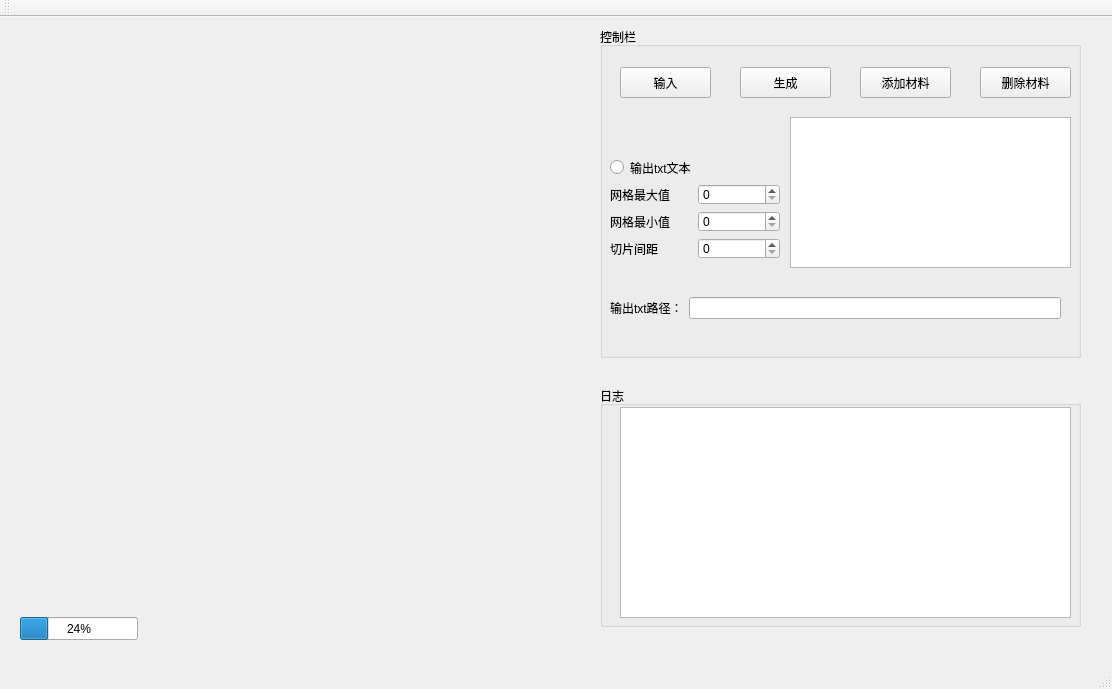
<?xml version="1.0" encoding="UTF-8"?>
<ui version="4.0">
 <class>MainWindow</class>
 <widget class="QMainWindow" name="MainWindow">
  <property name="geometry">
   <rect>
    <x>0</x>
    <y>0</y>
    <width>1112</width>
    <height>689</height>
   </rect>
  </property>
  <property name="windowTitle">
   <string>MainWindow</string>
  </property>
  <widget class="QWidget" name="centralwidget">
   <widget class="QTextBrowser" name="history_output">
    <property name="geometry">
     <rect>
      <x>620</x>
      <y>390</y>
      <width>451</width>
      <height>211</height>
     </rect>
    </property>
   </widget>
   <widget class="QWidget" name="layoutWidget">
    <property name="geometry">
     <rect>
      <x>610</x>
      <y>280</y>
      <width>451</width>
      <height>22</height>
     </rect>
    </property>
    <layout class="QHBoxLayout" name="horizontalLayout_4">
     <item>
      <widget class="QLabel" name="label">
       <property name="text">
        <string>输出txt路径：</string>
       </property>
      </widget>
     </item>
     <item>
      <widget class="QLineEdit" name="textpath"/>
     </item>
    </layout>
   </widget>
   <widget class="QGroupBox" name="groupBox">
    <property name="geometry">
     <rect>
      <x>600</x>
      <y>10</y>
      <width>481</width>
      <height>331</height>
     </rect>
    </property>
    <property name="title">
     <string>控制栏</string>
    </property>
    <widget class="QPushButton" name="deletButton">
     <property name="geometry">
      <rect>
       <x>380</x>
       <y>40</y>
       <width>91</width>
       <height>31</height>
      </rect>
     </property>
     <property name="text">
      <string>删除材料</string>
     </property>
    </widget>
    <widget class="QPushButton" name="InputButton">
     <property name="geometry">
      <rect>
       <x>260</x>
       <y>40</y>
       <width>91</width>
       <height>31</height>
      </rect>
     </property>
     <property name="text">
      <string>添加材料</string>
     </property>
    </widget>
    <widget class="QPushButton" name="pushButton_2">
     <property name="geometry">
      <rect>
       <x>140</x>
       <y>40</y>
       <width>91</width>
       <height>31</height>
      </rect>
     </property>
     <property name="text">
      <string>生成</string>
     </property>
    </widget>
    <widget class="QPushButton" name="input_picture">
     <property name="geometry">
      <rect>
       <x>20</x>
       <y>40</y>
       <width>91</width>
       <height>31</height>
      </rect>
     </property>
     <property name="text">
      <string>输入</string>
     </property>
    </widget>
    <widget class="QTableWidget" name="tableWidget">
     <property name="geometry">
      <rect>
       <x>190</x>
       <y>90</y>
       <width>281</width>
       <height>151</height>
      </rect>
     </property>
    </widget>
    <widget class="QWidget" name="layoutWidget">
     <property name="geometry">
      <rect>
       <x>10</x>
       <y>130</y>
       <width>170</width>
       <height>102</height>
      </rect>
     </property>
     <layout class="QVBoxLayout" name="verticalLayout">
      <item>
       <widget class="QRadioButton" name="output_text">
        <property name="text">
         <string>输出txt文本</string>
        </property>
       </widget>
      </item>
      <item>
       <layout class="QHBoxLayout" name="horizontalLayout">
        <item>
         <widget class="QLabel" name="label_2">
          <property name="text">
           <string>网格最大值</string>
          </property>
         </widget>
        </item>
        <item>
         <widget class="QSpinBox" name="spinBox"/>
        </item>
       </layout>
      </item>
      <item>
       <layout class="QHBoxLayout" name="horizontalLayout_2">
        <item>
         <widget class="QLabel" name="label_3">
          <property name="text">
           <string>网格最小值</string>
          </property>
         </widget>
        </item>
        <item>
         <widget class="QSpinBox" name="spinBox_2"/>
        </item>
       </layout>
      </item>
      <item>
       <layout class="QHBoxLayout" name="horizontalLayout_3">
        <item>
         <widget class="QLabel" name="label_4">
          <property name="text">
           <string>切片间距</string>
          </property>
         </widget>
        </item>
        <item>
         <widget class="QSpinBox" name="spinBox_3"/>
        </item>
       </layout>
      </item>
     </layout>
    </widget>
   </widget>
   <widget class="QGroupBox" name="groupBox_2">
    <property name="geometry">
     <rect>
      <x>600</x>
      <y>369</y>
      <width>481</width>
      <height>241</height>
     </rect>
    </property>
    <property name="title">
     <string>日志</string>
    </property>
   </widget>
   <widget class="QProgressBar" name="progressBar">
    <property name="geometry">
     <rect>
      <x>20</x>
      <y>600</y>
      <width>118</width>
      <height>23</height>
     </rect>
    </property>
    <property name="value">
     <number>24</number>
    </property>
   </widget>
   <widget class="QVTKWidget" name="qvtkWidget">
    <property name="geometry">
     <rect>
      <x>20</x>
      <y>20</y>
      <width>571</width>
      <height>571</height>
     </rect>
    </property>
   </widget>
   <zorder>groupBox</zorder>
   <zorder>layoutWidget</zorder>
   <zorder>groupBox_2</zorder>
   <zorder>history_output</zorder>
   <zorder>progressBar</zorder>
   <zorder>qvtkWidget</zorder>
  </widget>
  <widget class="QMenuBar" name="menubar">
   <property name="geometry">
    <rect>
     <x>0</x>
     <y>0</y>
     <width>1112</width>
     <height>23</height>
    </rect>
   </property>
  </widget>
  <widget class="QStatusBar" name="statusbar"/>
  <widget class="QToolBar" name="toolBar">
   <property name="windowTitle">
    <string>toolBar</string>
   </property>
   <attribute name="toolBarArea">
    <enum>TopToolBarArea</enum>
   </attribute>
   <attribute name="toolBarBreak">
    <bool>false</bool>
   </attribute>
  </widget>
 </widget>
 <customwidgets>
  <customwidget>
   <class>QVTKWidget</class>
   <extends>QWidget</extends>
   <header>QVTKWidget.h</header>
  </customwidget>
 </customwidgets>
 <resources/>
 <connections>
  <connection>
   <sender>pushButton_2</sender>
   <signal>clicked()</signal>
   <receiver>MainWindow</receiver>
   <slot>PushedButton()</slot>
   <hints>
    <hint type="sourcelabel">
     <x>771</x>
     <y>98</y>
    </hint>
    <hint type="destinationlabel">
     <x>727</x>
     <y>43</y>
    </hint>
   </hints>
  </connection>
 </connections>
 <slots>
  <slot>PushedButton()</slot>
 </slots>
</ui>
